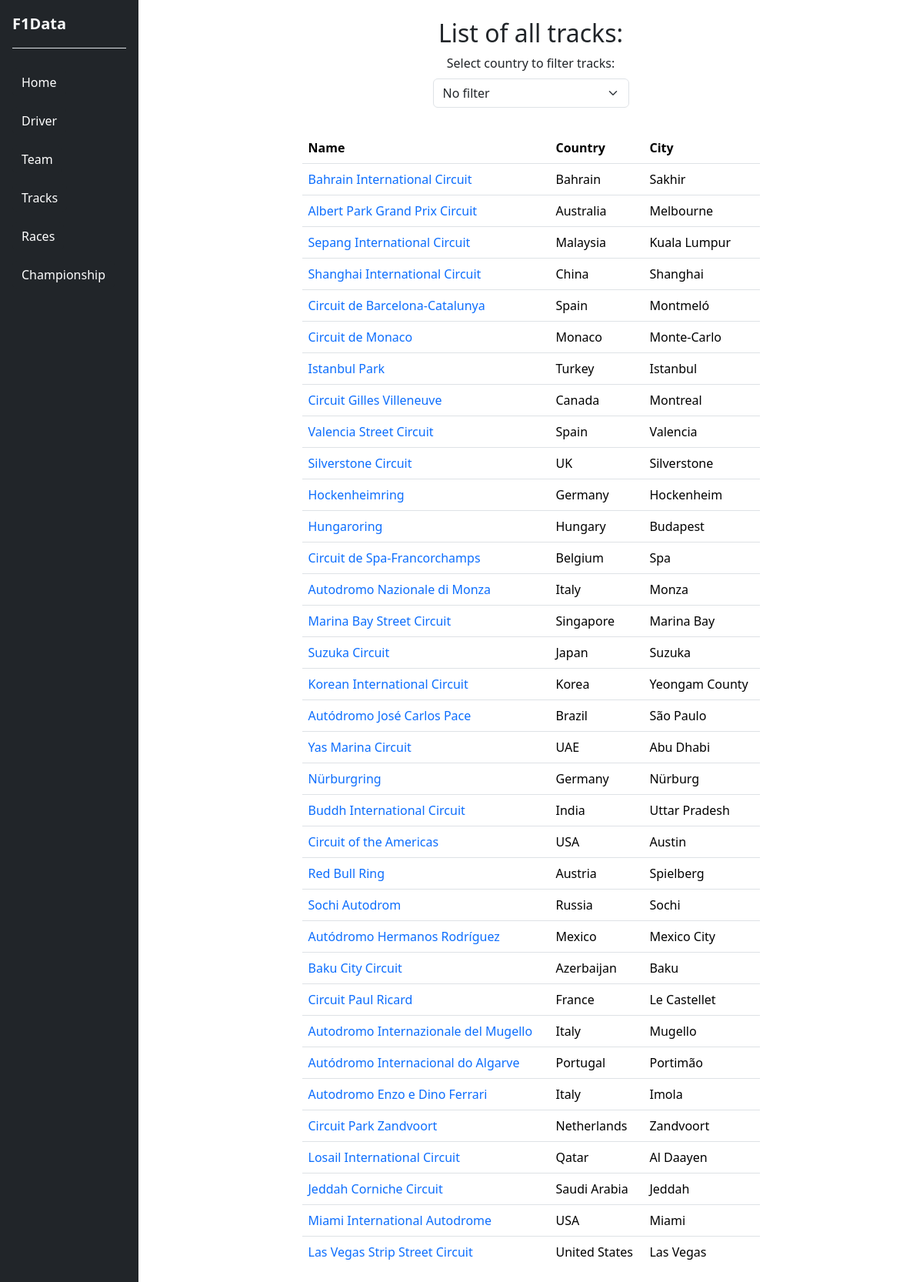
Page /track.php?page=list on the committed database.
### tables this page shows
CREATE TABLE Track (
    idTrack INT NOT NULL AUTO_INCREMENT,
    trackName VARCHAR(255),
    country VARCHAR(255),
    city VARCHAR(255),
    PRIMARY KEY (idTrack)
);

### track.php (called while the page is built, shortened)
<?php
require_once 'bootstrap.php';
switch ($_GET['page']) {
    case 'list':
        $templateParams['tracks'] = $db->getTracks();
        $templateParams['title'] = 'F1Data - Track List';
        $templateParams['name'] = 'track/trackList.php';
        break;
}
require 'template/base.php';

### db/database.php (called while the page is built, shortened)
<?php
class DatabaseHelper
{
    private $db;
    public function __construct($servername, $username, $password, $dbname, $port)
    {
        $this->db = new mysqli($servername, $username, $password, $dbname, $port);
    }
    public function getTracks()
    {
        $stmt = $this->db->prepare("SELECT * FROM Track");
        $stmt->execute();
        $result = $stmt->get_result();
        return $result->fetch_all(MYSQLI_ASSOC);
    }
}

### bootstrap.php (called while the page is built, shortened)
<?php
require "db/database.php";
$db = new DatabaseHelper("localhost", "root", "", "F1Database", 3306);

### template/track/trackList.php (the view, shortened to what this page needs)
<main class="float-end d-flex align-items-center flex-column">
    <?php $tracks = $templateParams['tracks'];
    $countries = $db->getTrackCountries();?>
    <div class="col-3 text-center mt-4">
		<h2>List of all tracks:</h2>
        <label for="filterSelect">Select country to filter tracks: </label>
            <select class="form-select my-2" name="filterSelect" id="countrySelect">
                <option selected>No filter</option>
            </select>
    </div>
    <div class="tableDiv col-7 mt-4">
        <table class="table">
            <thead>
                <tr>
                    <th scope="col">Name</th>
                    <th scope="col">Country</th>
                    <th scope="col">City</th>
                </tr>
            </thead>
            <tbody id="trackTableBody">
                <?php foreach($tracks as $track): ?>
                <tr>
                    <td><a href="./track.php?page=detail&trackId=<?php echo $track['idTrack'] ?>"><?php echo $track['trackName'] ?></a></td>
                    <td><?php echo $track['country']; ?></td>
                    <td><?php echo $track['city'] ?></td>
                </tr>
                <?php endforeach; ?>
            </tbody>
        </table>
    </div>
</main>

### style/style.css (style rules this page uses)
body { margin: 0; overflow-y: hidden; }
table a { text-decoration: none; }
main { width: 85%; height: 100vh; }
.tableDiv { max-height: 60%; overflow: auto; }

### rows in the picture
track: trackName "Bahrain International Circuit", country "Bahrain", city "Sakhir"
track: trackName "Albert Park Grand Prix Circuit", country "Australia", city "Melbourne"
track: trackName "Sepang International Circuit", country "Malaysia", city "Kuala Lumpur"
track: trackName "Shanghai International Circuit", country "China", city "Shanghai"
track: trackName "Circuit de Barcelona-Catalunya", country "Spain", city "Montmeló"
track: trackName "Circuit de Monaco", country "Monaco", city "Monte-Carlo"
track: trackName "Istanbul Park", country "Turkey", city "Istanbul"
track: trackName "Circuit Gilles Villeneuve", country "Canada", city "Montreal"
track: trackName "Valencia Street Circuit", country "Spain", city "Valencia"
track: trackName "Silverstone Circuit", country "UK", city "Silverstone"
track: trackName "Hockenheimring", country "Germany", city "Hockenheim"
track: trackName "Hungaroring", country "Hungary", city "Budapest"
track: trackName "Circuit de Spa-Francorchamps", country "Belgium", city "Spa"
track: trackName "Autodromo Nazionale di Monza", country "Italy", city "Monza"
track: trackName "Marina Bay Street Circuit", country "Singapore", city "Marina Bay"
track: trackName "Suzuka Circuit", country "Japan", city "Suzuka"
track: trackName "Korean International Circuit", country "Korea", city "Yeongam County"
track: trackName "Autódromo José Carlos Pace", country "Brazil", city "São Paulo"
track: trackName "Yas Marina Circuit", country "UAE", city "Abu Dhabi"
track: trackName "Nürburgring", country "Germany", city "Nürburg"
track: trackName "Buddh International Circuit", country "India", city "Uttar Pradesh"
track: trackName "Circuit of the Americas", country "USA", city "Austin"
track: trackName "Red Bull Ring", country "Austria", city "Spielberg"
track: trackName "Sochi Autodrom", country "Russia", city "Sochi"
track: trackName "Autódromo Hermanos Rodríguez", country "Mexico", city "Mexico City"
track: trackName "Baku City Circuit", country "Azerbaijan", city "Baku"
track: trackName "Circuit Paul Ricard", country "France", city "Le Castellet"
track: trackName "Autodromo Internazionale del Mugello", country "Italy", city "Mugello"
track: trackName "Autódromo Internacional do Algarve", country "Portugal", city "Portimão"
track: trackName "Autodromo Enzo e Dino Ferrari", country "Italy", city "Imola"
track: trackName "Circuit Park Zandvoort", country "Netherlands", city "Zandvoort"
track: trackName "Losail International Circuit", country "Qatar", city "Al Daayen"
track: trackName "Jeddah Corniche Circuit", country "Saudi Arabia", city "Jeddah"
track: trackName "Miami International Autodrome", country "USA", city "Miami"
track: trackName "Las Vegas Strip Street Circuit", country "United States", city "Las Vegas"
